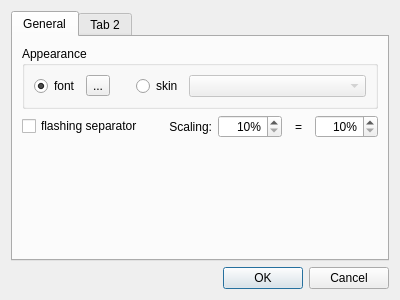
<?xml version="1.0" encoding="UTF-8"?>
<ui version="4.0">
 <class>SettingsDialog</class>
 <widget class="QDialog" name="SettingsDialog">
  <property name="geometry">
   <rect>
    <x>0</x>
    <y>0</y>
    <width>400</width>
    <height>300</height>
   </rect>
  </property>
  <property name="windowTitle">
   <string>Settings</string>
  </property>
  <layout class="QVBoxLayout" name="verticalLayout">
   <item>
    <widget class="QTabWidget" name="tabWidget">
     <property name="currentIndex">
      <number>0</number>
     </property>
     <widget class="QWidget" name="general_tab">
      <attribute name="title">
       <string>General</string>
      </attribute>
      <layout class="QVBoxLayout" name="general_tab_layout">
       <item>
        <widget class="QGroupBox" name="skin_group">
         <property name="title">
          <string>Appearance</string>
         </property>
         <layout class="QHBoxLayout" name="skin_layout">
          <item>
           <widget class="QRadioButton" name="font_rbtn">
            <property name="text">
             <string>font</string>
            </property>
            <property name="checked">
             <bool>true</bool>
            </property>
           </widget>
          </item>
          <item>
           <widget class="QToolButton" name="select_font_btn">
            <property name="text">
             <string notr="true">...</string>
            </property>
           </widget>
          </item>
          <item>
           <spacer name="skin_spacer">
            <property name="orientation">
             <enum>Qt::Horizontal</enum>
            </property>
            <property name="sizeType">
             <enum>QSizePolicy::Fixed</enum>
            </property>
            <property name="sizeHint" stdset="0">
             <size>
              <width>20</width>
              <height>20</height>
             </size>
            </property>
           </spacer>
          </item>
          <item>
           <widget class="QRadioButton" name="skin_rbtn">
            <property name="text">
             <string>skin</string>
            </property>
           </widget>
          </item>
          <item>
           <widget class="QComboBox" name="skin_cbox">
            <property name="enabled">
             <bool>false</bool>
            </property>
            <property name="sizePolicy">
             <sizepolicy hsizetype="MinimumExpanding" vsizetype="Fixed">
              <horstretch>0</horstretch>
              <verstretch>0</verstretch>
             </sizepolicy>
            </property>
           </widget>
          </item>
         </layout>
        </widget>
       </item>
       <item>
        <layout class="QHBoxLayout" name="horizontalLayout">
         <item>
          <widget class="QCheckBox" name="is_separator_flashes">
           <property name="text">
            <string>flashing separator</string>
           </property>
          </widget>
         </item>
         <item>
          <widget class="QLabel" name="scaling_label">
           <property name="text">
            <string>Scaling:</string>
           </property>
           <property name="alignment">
            <set>Qt::AlignRight|Qt::AlignTrailing|Qt::AlignVCenter</set>
           </property>
          </widget>
         </item>
         <item>
          <widget class="QSpinBox" name="scaling_x_edit">
           <property name="toolTip">
            <string>horizontal scaling</string>
           </property>
           <property name="alignment">
            <set>Qt::AlignRight|Qt::AlignTrailing|Qt::AlignVCenter</set>
           </property>
           <property name="suffix">
            <string notr="true">%</string>
           </property>
           <property name="minimum">
            <number>10</number>
           </property>
           <property name="maximum">
            <number>800</number>
           </property>
          </widget>
         </item>
         <item>
          <widget class="QToolButton" name="scaling_same_btn">
           <property name="toolTip">
            <string>same scaling</string>
           </property>
           <property name="text">
            <string notr="true">=</string>
           </property>
           <property name="checkable">
            <bool>true</bool>
           </property>
           <property name="autoRaise">
            <bool>true</bool>
           </property>
          </widget>
         </item>
         <item>
          <widget class="QSpinBox" name="scaling_y_edit">
           <property name="toolTip">
            <string>vertical scaling</string>
           </property>
           <property name="alignment">
            <set>Qt::AlignRight|Qt::AlignTrailing|Qt::AlignVCenter</set>
           </property>
           <property name="suffix">
            <string notr="true">%</string>
           </property>
           <property name="minimum">
            <number>10</number>
           </property>
           <property name="maximum">
            <number>800</number>
           </property>
          </widget>
         </item>
        </layout>
       </item>
       <item>
        <spacer name="verticalSpacer">
         <property name="orientation">
          <enum>Qt::Vertical</enum>
         </property>
         <property name="sizeHint" stdset="0">
          <size>
           <width>20</width>
           <height>102</height>
          </size>
         </property>
        </spacer>
       </item>
      </layout>
     </widget>
     <widget class="QWidget" name="tab_2">
      <attribute name="title">
       <string>Tab 2</string>
      </attribute>
     </widget>
    </widget>
   </item>
   <item>
    <widget class="QDialogButtonBox" name="buttonBox">
     <property name="orientation">
      <enum>Qt::Horizontal</enum>
     </property>
     <property name="standardButtons">
      <set>QDialogButtonBox::Cancel|QDialogButtonBox::Ok</set>
     </property>
    </widget>
   </item>
  </layout>
 </widget>
 <resources/>
 <connections>
  <connection>
   <sender>buttonBox</sender>
   <signal>accepted()</signal>
   <receiver>SettingsDialog</receiver>
   <slot>accept()</slot>
   <hints>
    <hint type="sourcelabel">
     <x>257</x>
     <y>290</y>
    </hint>
    <hint type="destinationlabel">
     <x>157</x>
     <y>274</y>
    </hint>
   </hints>
  </connection>
  <connection>
   <sender>buttonBox</sender>
   <signal>rejected()</signal>
   <receiver>SettingsDialog</receiver>
   <slot>reject()</slot>
   <hints>
    <hint type="sourcelabel">
     <x>325</x>
     <y>290</y>
    </hint>
    <hint type="destinationlabel">
     <x>286</x>
     <y>274</y>
    </hint>
   </hints>
  </connection>
  <connection>
   <sender>font_rbtn</sender>
   <signal>toggled(bool)</signal>
   <receiver>select_font_btn</receiver>
   <slot>setEnabled(bool)</slot>
   <hints>
    <hint type="sourcelabel">
     <x>75</x>
     <y>85</y>
    </hint>
    <hint type="destinationlabel">
     <x>100</x>
     <y>87</y>
    </hint>
   </hints>
  </connection>
  <connection>
   <sender>skin_rbtn</sender>
   <signal>toggled(bool)</signal>
   <receiver>skin_cbox</receiver>
   <slot>setEnabled(bool)</slot>
   <hints>
    <hint type="sourcelabel">
     <x>189</x>
     <y>84</y>
    </hint>
    <hint type="destinationlabel">
     <x>222</x>
     <y>87</y>
    </hint>
   </hints>
  </connection>
 </connections>
</ui>
